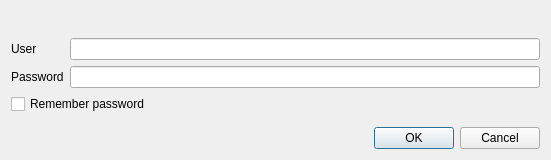
<?xml version="1.0" encoding="UTF-8"?>
<ui version="4.0">
 <class>AuthDlg</class>
 <widget class="QDialog" name="AuthDlg">
  <property name="windowModality">
   <enum>Qt::ApplicationModal</enum>
  </property>
  <property name="geometry">
   <rect>
    <x>0</x>
    <y>0</y>
    <width>551</width>
    <height>160</height>
   </rect>
  </property>
  <property name="windowTitle">
   <string>HTTP Authentication</string>
  </property>
  <property name="modal">
   <bool>true</bool>
  </property>
  <layout class="QVBoxLayout" name="verticalLayout">
   <item>
    <spacer name="verticalSpacer">
     <property name="orientation">
      <enum>Qt::Vertical</enum>
     </property>
     <property name="sizeHint" stdset="0">
      <size>
       <width>20</width>
       <height>3</height>
      </size>
     </property>
    </spacer>
   </item>
   <item>
    <widget class="QLabel" name="labelRealm">
     <property name="text">
      <string/>
     </property>
    </widget>
   </item>
   <item>
    <layout class="QFormLayout" name="formLayout">
     <item row="0" column="0">
      <widget class="QLabel" name="label">
       <property name="text">
        <string>User</string>
       </property>
       <property name="buddy">
        <cstring>lineUser</cstring>
       </property>
      </widget>
     </item>
     <item row="0" column="1">
      <widget class="QLineEdit" name="lineUser"/>
     </item>
     <item row="1" column="0">
      <widget class="QLabel" name="label_2">
       <property name="text">
        <string>Password</string>
       </property>
       <property name="buddy">
        <cstring>linePassword</cstring>
       </property>
      </widget>
     </item>
     <item row="1" column="1">
      <widget class="QLineEdit" name="linePassword">
       <property name="echoMode">
        <enum>QLineEdit::Password</enum>
       </property>
      </widget>
     </item>
    </layout>
   </item>
   <item>
    <widget class="QCheckBox" name="checkSavePassword">
     <property name="text">
      <string>Remember password</string>
     </property>
    </widget>
   </item>
   <item>
    <spacer name="verticalSpacer_2">
     <property name="orientation">
      <enum>Qt::Vertical</enum>
     </property>
     <property name="sizeHint" stdset="0">
      <size>
       <width>20</width>
       <height>0</height>
      </size>
     </property>
    </spacer>
   </item>
   <item>
    <layout class="QHBoxLayout" name="horizontalLayout">
     <item>
      <spacer name="horizontalSpacer">
       <property name="orientation">
        <enum>Qt::Horizontal</enum>
       </property>
       <property name="sizeHint" stdset="0">
        <size>
         <width>40</width>
         <height>20</height>
        </size>
       </property>
      </spacer>
     </item>
     <item>
      <widget class="QPushButton" name="OKBtn">
       <property name="text">
        <string>OK</string>
       </property>
      </widget>
     </item>
     <item>
      <widget class="QPushButton" name="CancelBtn">
       <property name="text">
        <string>Cancel</string>
       </property>
      </widget>
     </item>
    </layout>
   </item>
  </layout>
 </widget>
 <tabstops>
  <tabstop>lineUser</tabstop>
  <tabstop>linePassword</tabstop>
  <tabstop>checkSavePassword</tabstop>
  <tabstop>OKBtn</tabstop>
  <tabstop>CancelBtn</tabstop>
 </tabstops>
 <resources/>
 <connections/>
</ui>
